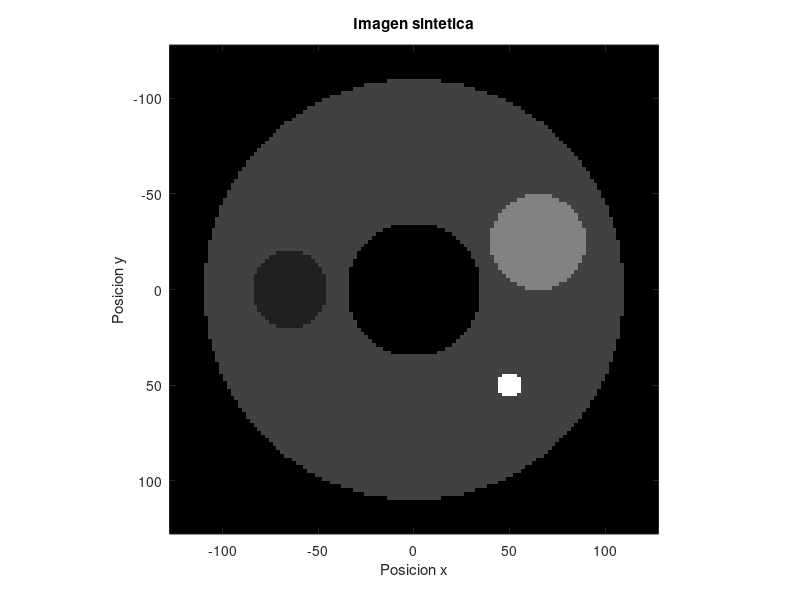

Source code (MATLAB):
clc, clear, close all;
% definicion de los parametros para cada circulo dentro de la imagen
% parametros: centro en x, centro en y, radio, coef. atenuacion (intensidad)
circ = [ 0 0 110 2;
 -65 0 20 1;
 0 0 35 0;
 65 -25 25 4;
 50 50 7 8];
% parametros de la imagen: numero de pixeles, tamano, etc.
nx = 128;
ny = 128;
dx = 2; % resolucion: 2 mm / pixel
x = dx * ([1:nx]'-(nx+1)/2);
y = -dx * ([1:ny]'-(ny+1)/2);
xx = x(:,ones(1,nx));
yy = y(:,ones(1,ny))';
% generar los datos para la imagen sintetica
phantom = zeros(nx,ny);
for ii=1:size(circ,1)
 cx = circ(ii,1);
 cy = circ(ii,2);
 rad = circ(ii,3);
 amp = circ(ii,4);
 t = find( ((xx-cx)/rad).^2 + ((yy-cy)/rad).^2 <= 1 );
 phantom(t) = amp * ones(size(t));
end
% visualizar la imagen sintetica
figure(1)
 imagesc(x, y, phantom') % Se usa la transpuesta (') y los valores x y y
 colormap('gray')
 axis('square')
 title('Imagen sintetica')
 xlabel('Posicion x')
 ylabel('Posicion y')